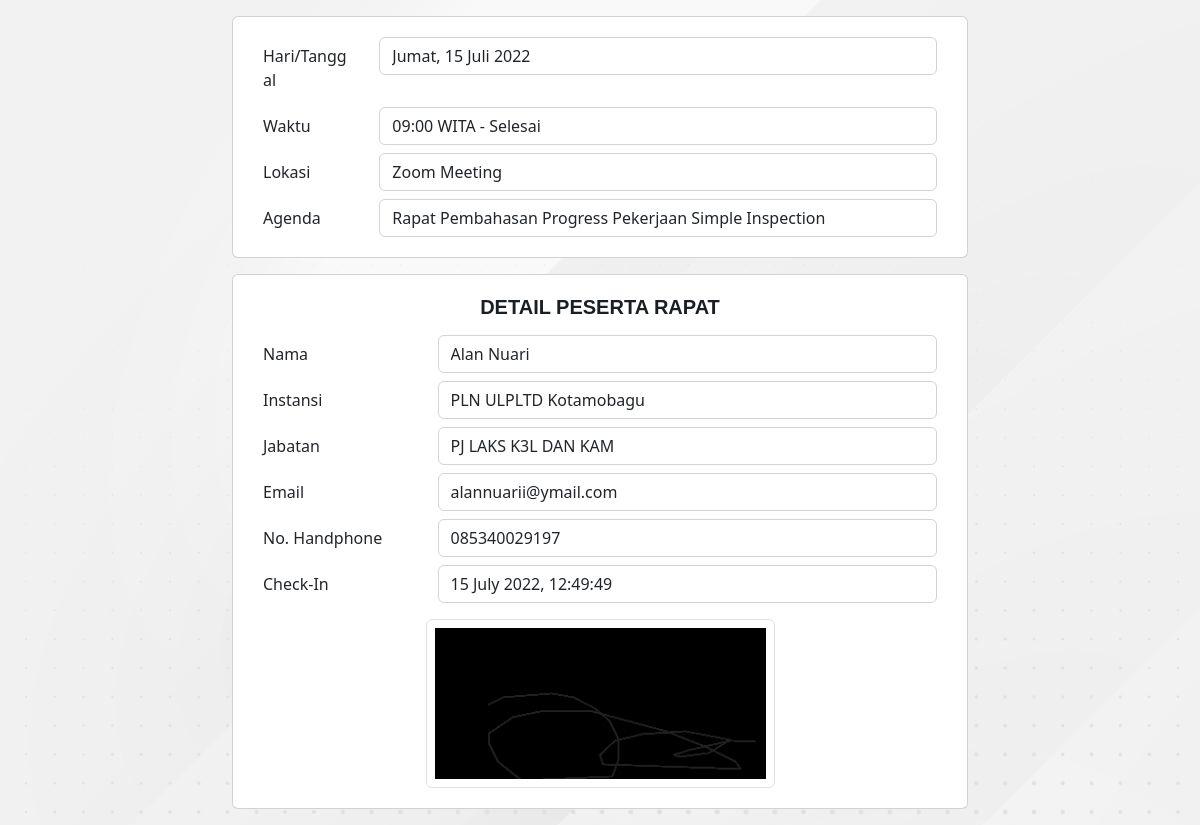
/detail-peserta/750374, run on the app's committed database.
### app/models/agenda.py (models this page shows, shortened)
class Agenda(db.Model):
    id = db.Column(db.Integer, primary_key=True, autoincrement=True)
    tanggal = db.Column(db.String(50), nullable=False)
    tanggal_real = db.Column(db.String(50), nullable=False)
    waktu = db.Column(db.String(10), nullable=False)
    tempat = db.Column(db.String(80), nullable=False)
    link = db.Column(db.String(250), nullable=True)
    agenda = db.Column(db.String(150), nullable=False)
    user_id = db.Column(db.Integer, db.ForeignKey('user.id'))
    absens = db.relationship('Absen', backref='agenda', cascade="all, delete-orphan")

### app/models/absen.py (models this page shows)
class Absen(db.Model):
    id = db.Column(db.Integer, primary_key=True)
    nama = db.Column(db.String(50), nullable=False)
    instansi = db.Column(db.String(80), nullable=False)
    jabatan = db.Column(db.String(50), nullable=False)
    email = db.Column(db.String(50), nullable=False)
    hp = db.Column(db.String(20), nullable=False)
    ttd = db.Column(db.String(50), nullable=False)
    qrcode = db.Column(db.String(50), nullable=False)
    checkin = db.Column(db.String(30), default=datetime.datetime.now().strftime('%d %B %Y, %H:%M:%S'))
    agenda_id = db.Column(db.Integer, db.ForeignKey('agenda.id'))
    def __repr__(self):
        return '<{}. {}>'.format(self.id, self.nama)

### app/routes.py (the view)
@app.route('/detail-peserta/<id>')
def detail_peserta(id):
    peserta = Absen.query.filter_by(id=id).first()
    print(peserta)
    return render_template('pages/detail-peserta.html', title='Detail Peserta Rapat', guest=peserta)

### app/templates/pages/detail-peserta.html (shortened to what this page needs)
<!DOCTYPE html>
<html lang="en">
  <head>
    {% include 'includes/styles.html' %}
  </head>
  <body>
    {% block content %}
    <main class="detail-peserta container position-absolute top-0 start-50 translate-middle-x mt-3">
      <div class="row">
        <div class="col-8 offset-2">
          <div class="card mb-3 card-judul">
            <div class="row mb-2">
              <label for="inputEmail3" class="col-sm-2 col-form-label">Hari/Tanggal</label>
              <div class="col-sm-10">
                <input type="email" class="form-control" id="inputEmail3" value="{{guest.agenda.tanggal}}" readonly />
              </div>
            </div>
            <div class="row mb-2">
              <label for="inputEmail3" class="col-sm-2 col-form-label">Waktu</label>
              <div class="col-sm-10">
                <input type="email" class="form-control" id="inputEmail3" value="{{guest.agenda.waktu}} WITA - Selesai" readonly />
              </div>
            </div>
            <div class="row mb-2">
              <label for="inputEmail3" class="col-sm-2 col-form-label">Lokasi</label>
              <div class="col-sm-10">
                <input type="email" class="form-control" id="inputEmail3" value="{{guest.agenda.tempat}}" readonly />
              </div>
            </div>
            <div class="row">
              <label for="inputEmail3" class="col-sm-2 col-form-label">Agenda</label>
              <div class="col-sm-10">
                <input type="email" class="form-control" id="inputEmail3" value="{{guest.agenda.agenda}}" readonly />
              </div>
            </div>
          </div>
          <div class="card mb-3">
            <h5 class="text-center fw-bolder mb-3">DETAIL PESERTA RAPAT</h5>
            <div class="row mb-2">
              <label for="inputEmail3" class="col-sm-3 col-form-label">Nama</label>
              <div class="col-sm-9">
                <input type="email" class="form-control" id="inputEmail3" value="{{guest.nama}}" readonly />
              </div>
            </div>
            <div class="row mb-2">
              <label for="inputEmail3" class="col-sm-3 col-form-label">Instansi</label>
              <div class="col-sm-9">
                <input type="email" class="form-control" id="inputEmail3" value="{{guest.instansi}}" readonly />
              </div>
            </div>
            <div class="row mb-2">
              <label for="inputEmail3" class="col-sm-3 col-form-label">Jabatan</label>
              <div class="col-sm-9">
                <input type="email" class="form-control" id="inputEmail3" value="{{guest.jabatan}}" readonly />
              </div>
            </div>
            <div class="row mb-2">
              <label for="inputEmail3" class="col-sm-3 col-form-label">Email</label>
              <div class="col-sm-9">
                <input type="email" class="form-control" id="inputEmail3" value="{{guest.email}}" readonly />
              </div>
            </div>
            <div class="row mb-2">
              <label for="inputEmail3" class="col-sm-3 col-form-label">No. Handphone</label>
              <div class="col-sm-9">
                <input type="email" class="form-control" id="inputEmail3" value="{{guest.hp}}" readonly />
              </div>
            </div>
            <div class="row mb-3">
              <label for="inputEmail3" class="col-sm-3 col-form-label">Check-In</label>
              <div class="col-sm-9">
                <input type="email" class="form-control" id="inputEmail3" value="{{guest.checkin}}" readonly />
              </div>
            </div>
            <div class="row d-flex justify-content-center">
              <img src="/static/upload/{{guest.ttd}}" class="img-thumbnail p-2 w-50" alt="" />
            </div>
          </div>
        </div>
      </div>
    </main>
    {% endblock %} {% include 'includes/scripts.html' %}
  </body>
</html>

### app/templates/includes/styles.html (shortened to what this page needs)
<link href="https://cdn.jsdelivr.net/npm/bootstrap@5.2.0-beta1/dist/css/bootstrap.min.css" rel="stylesheet" />
<link rel="stylesheet" href="https://cdn.jsdelivr.net/npm/bootstrap-icons@1.8.2/font/bootstrap-icons.css" />
<link rel="stylesheet" href="{{ url_for('static', filename='css/style.css' ) }}" />
<link rel="stylesheet" href="{{ url_for('static', filename='css/variables.css' ) }}" />

### app/static/css/style.css (style rules this page uses)
:root { scroll-behavior: smooth; }
h1, h2, h3, h4, h5, h6, p, a { font-family: var(--font-primary); color: var(--color-text); }
body { background-image: url("../img/background.jpg"); padding-top: 5rem; }
.detail-peserta .card { padding: 20px 30px; }

### app/static/css/variables.css (style rules this page uses)
:root { --font-default: "Open Sans", system-ui, -apple-system, "Segoe UI", Roboto, "Helvetica Neue", Arial, "Noto Sans", "Liberation Sans", sans-serif, "Apple Color Emoji", "Segoe UI Emoji", "Segoe UI Symbol", "Noto Color Emoji"; --font-primary: "Source Sans Pro", sans-serif; --font-secondary: "Poppins", sans-serif; --color-bg: #fff; --color-text: #1a1f24; --color-text2: #adb5bd; --color-btn: #ee2110; --color-btn-hover: #ee2210d5; --color-btn2: #4a0e03; --color-btn2-hover: #4a0e03d5; }

### data on the page
Agenda: agenda.tanggal "Jumat, 15 Juli 2022", agenda.waktu "09:00 WITA - Selesai", agenda.tempat "Zoom Meeting", agenda.agenda "Rapat Pembahasan Progress Pekerjaan Simple Inspection"
Absen: nama "Alan Nuari", instansi "PLN ULPLTD Kotamobagu", jabatan "PJ LAKS K3L DAN KAM", email "alannuarii@ymail.com", hp "085340029197", checkin "15 July 2022, 12:49:49", ttd (picture)
